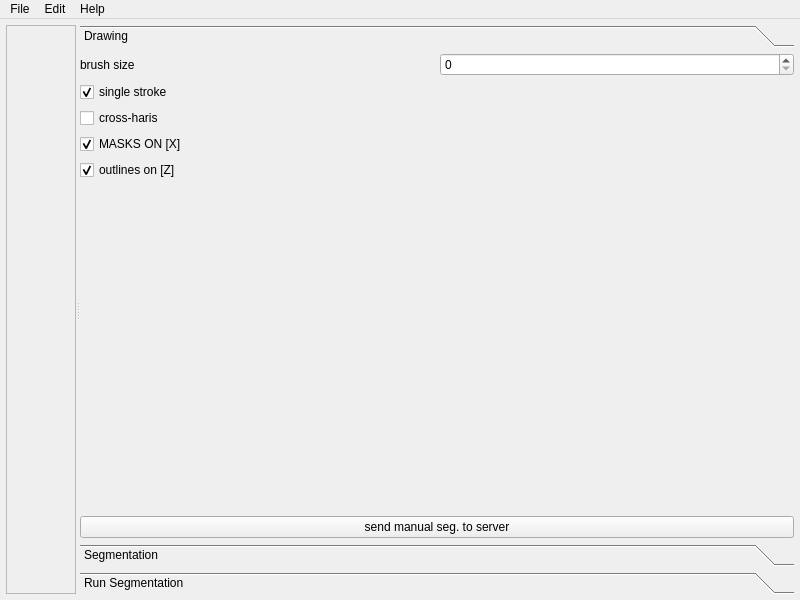
<?xml version="1.0" encoding="UTF-8"?>
<ui version="4.0">
    <class>MainWindow</class>
    <widget class="QMainWindow" name="MainWindow">
        <property name="geometry">
            <rect>
                <x>0</x>
                <y>0</y>
                <width>800</width>
                <height>600</height>
            </rect>
        </property>
        <property name="windowTitle">
            <string>Cell Pose</string>
        </property>
        <property name="windowIcon">
            <iconset resource="png.qrc">
                <normaloff>:/icon/Resource/back.svg</normaloff>:/icon/Resource/back.svg
            </iconset>
        </property>
        <widget class="QWidget" name="centralwidget">
            <layout class="QVBoxLayout" name="verticalLayout_2">
                <property name="spacing">
                    <number>6</number>
                </property>
                <property name="leftMargin">
                    <number>6</number>
                </property>
                <property name="topMargin">
                    <number>6</number>
                </property>
                <property name="rightMargin">
                    <number>6</number>
                </property>
                <property name="bottomMargin">
                    <number>6</number>
                </property>
                <item>
                    <widget class="QSplitter" name="splitter">
                        <property name="orientation">
                            <enum>Qt::Horizontal</enum>
                        </property>
                        <widget class="QScrollArea" name="scrollArea">
                            <property name="widgetResizable">
                                <bool>true</bool>
                            </property>
                            <widget class="QWidget" name="scrollAreaWidgetContents">
                                <property name="geometry">
                                    <rect>
                                        <x>0</x>
                                        <y>0</y>
                                        <width>1200</width>
                                        <height>848</height>
                                    </rect>
                                </property>
                                <layout class="QVBoxLayout" name="verticalLayout">
                                    <property name="spacing">
                                        <number>0</number>
                                    </property>
                                    <property name="leftMargin">
                                        <number>0</number>
                                    </property>
                                    <property name="topMargin">
                                        <number>0</number>
                                    </property>
                                    <property name="rightMargin">
                                        <number>0</number>
                                    </property>
                                    <property name="bottomMargin">
                                        <number>0</number>
                                    </property>
                                    <item>
                                        <widget class="QLabel" name="jLabelPicture">
                                            <property name="text">
                                                <string/>
                                            </property>
                                            <property name="pixmap">
                                                <pixmap resource="png.qrc">:/icon/Resource/DefaultCell.jpg</pixmap>
                                            </property>
                                            <property name="scaledContents">
                                                <bool>false</bool>
                                            </property>
                                            <property name="alignment">
                                                <set>Qt::AlignCenter</set>
                                            </property>
                                        </widget>
                                    </item>
                                </layout>
                            </widget>
                        </widget>
                        <widget class="QToolBox" name="toolBox">
                            <property name="currentIndex">
                                <number>0</number>
                            </property>
                            <widget class="QWidget" name="page">
                                <property name="geometry">
                                    <rect>
                                        <x>0</x>
                                        <y>0</y>
                                        <width>712</width>
                                        <height>487</height>
                                    </rect>
                                </property>
                                <attribute name="label">
                                    <string>Drawing</string>
                                </attribute>
                                <layout class="QGridLayout" name="gridLayout">
                                    <property name="leftMargin">
                                        <number>0</number>
                                    </property>
                                    <property name="topMargin">
                                        <number>0</number>
                                    </property>
                                    <property name="rightMargin">
                                        <number>0</number>
                                    </property>
                                    <property name="bottomMargin">
                                        <number>0</number>
                                    </property>
                                    <property name="spacing">
                                        <number>6</number>
                                    </property>
                                    <item row="1" column="0" colspan="2">
                                        <widget class="QCheckBox" name="jCBSingleStroke">
                                            <property name="text">
                                                <string>single stroke</string>
                                            </property>
                                            <property name="checked">
                                                <bool>true</bool>
                                            </property>
                                        </widget>
                                    </item>
                                    <item row="2" column="0" colspan="2">
                                        <widget class="QCheckBox" name="jCBCrosshairs">
                                            <property name="text">
                                                <string>cross-haris</string>
                                            </property>
                                        </widget>
                                    </item>
                                    <item row="3" column="0" colspan="2">
                                        <widget class="QCheckBox" name="jCBMasksOn">
                                            <property name="text">
                                                <string>MASKS ON [X]</string>
                                            </property>
                                            <property name="checked">
                                                <bool>true</bool>
                                            </property>
                                        </widget>
                                    </item>
                                    <item row="0" column="0">
                                        <widget class="QLabel" name="label_2">
                                            <property name="text">
                                                <string>brush size</string>
                                            </property>
                                        </widget>
                                    </item>
                                    <item row="0" column="1">
                                        <widget class="QSpinBox" name="jSBBrushSize"/>
                                    </item>
                                    <item row="5" column="0" colspan="2">
                                        <widget class="QCheckBox" name="jCBOutlinesOn">
                                            <property name="text">
                                                <string>outlines on [Z]</string>
                                            </property>
                                            <property name="checked">
                                                <bool>true</bool>
                                            </property>
                                        </widget>
                                    </item>
                                    <item row="7" column="0" colspan="2">
                                        <widget class="QPushButton" name="jPtnSendManualSegToServer">
                                            <property name="text">
                                                <string>send manual seg. to server</string>
                                            </property>
                                        </widget>
                                    </item>
                                    <item row="6" column="0" colspan="2">
                                        <spacer name="verticalSpacer">
                                            <property name="orientation">
                                                <enum>Qt::Vertical</enum>
                                            </property>
                                            <property name="sizeHint" stdset="0">
                                                <size>
                                                    <width>20</width>
                                                    <height>40</height>
                                                </size>
                                            </property>
                                        </spacer>
                                    </item>
                                </layout>
                            </widget>
                            <widget class="QWidget" name="page_2">
                                <property name="geometry">
                                    <rect>
                                        <x>0</x>
                                        <y>0</y>
                                        <width>712</width>
                                        <height>487</height>
                                    </rect>
                                </property>
                                <attribute name="label">
                                    <string>Segmentation</string>
                                </attribute>
                                <layout class="QGridLayout" name="gridLayout_2">
                                    <property name="leftMargin">
                                        <number>0</number>
                                    </property>
                                    <property name="topMargin">
                                        <number>0</number>
                                    </property>
                                    <property name="rightMargin">
                                        <number>0</number>
                                    </property>
                                    <property name="bottomMargin">
                                        <number>0</number>
                                    </property>
                                    <item row="1" column="1">
                                        <widget class="QPushButton" name="jPtnCalibrate">
                                            <property name="text">
                                                <string>calibrate</string>
                                            </property>
                                        </widget>
                                    </item>
                                    <item row="0" column="0" colspan="2">
                                        <widget class="QLabel" name="label_3">
                                            <property name="text">
                                                <string>cell diameter (pixels) (click ENTER)</string>
                                            </property>
                                        </widget>
                                    </item>
                                    <item row="1" column="0">
                                        <widget class="QSpinBox" name="jSBCellDiameter"/>
                                    </item>
                                    <item row="3" column="1">
                                        <widget class="QComboBox" name="jCBGPUMode">
                                            <item>
                                                <property name="text">
                                                    <string>average 4 nets</string>
                                                </property>
                                            </item>
                                            <item>
                                                <property name="text">
                                                    <string>+ resample (slow)</string>
                                                </property>
                                            </item>
                                            <item>
                                                <property name="text">
                                                    <string>run 1 net (fast)</string>
                                                </property>
                                            </item>
                                        </widget>
                                    </item>
                                    <item row="5" column="1">
                                        <widget class="QComboBox" name="jCBChanToSegment">
                                            <item>
                                                <property name="text">
                                                    <string>gray</string>
                                                </property>
                                            </item>
                                            <item>
                                                <property name="text">
                                                    <string>red</string>
                                                </property>
                                            </item>
                                            <item>
                                                <property name="text">
                                                    <string>green</string>
                                                </property>
                                            </item>
                                            <item>
                                                <property name="text">
                                                    <string>blue</string>
                                                </property>
                                            </item>
                                        </widget>
                                    </item>
                                    <item row="3" column="0">
                                        <widget class="QCheckBox" name="jCBGPU">
                                            <property name="text">
                                                <string>use GPU</string>
                                            </property>
                                        </widget>
                                    </item>
                                    <item row="2" column="0">
                                        <widget class="QCheckBox" name="checkBox">
                                            <property name="text">
                                                <string>scale disk on</string>
                                            </property>
                                        </widget>
                                    </item>
                                    <item row="4" column="1">
                                        <widget class="QComboBox" name="jCBModel">
                                            <item>
                                                <property name="text">
                                                    <string>cyto</string>
                                                </property>
                                            </item>
                                            <item>
                                                <property name="text">
                                                    <string>nuclei</string>
                                                </property>
                                            </item>
                                            <item>
                                                <property name="text">
                                                    <string>cyto2</string>
                                                </property>
                                            </item>
                                        </widget>
                                    </item>
                                    <item row="6" column="1">
                                        <widget class="QComboBox" name="jCBChan2">
                                            <item>
                                                <property name="text">
                                                    <string>none</string>
                                                </property>
                                            </item>
                                            <item>
                                                <property name="text">
                                                    <string>red</string>
                                                </property>
                                            </item>
                                            <item>
                                                <property name="text">
                                                    <string>green</string>
                                                </property>
                                            </item>
                                            <item>
                                                <property name="text">
                                                    <string>blue</string>
                                                </property>
                                            </item>
                                        </widget>
                                    </item>
                                    <item row="7" column="0" colspan="2">
                                        <widget class="QCheckBox" name="jCBInvertGrayscale">
                                            <property name="text">
                                                <string>invert grayscale</string>
                                            </property>
                                        </widget>
                                    </item>
                                    <item row="4" column="0">
                                        <widget class="QLabel" name="label_4">
                                            <property name="text">
                                                <string>model</string>
                                            </property>
                                        </widget>
                                    </item>
                                    <item row="5" column="0">
                                        <widget class="QLabel" name="label_5">
                                            <property name="text">
                                                <string>chan to segment</string>
                                            </property>
                                        </widget>
                                    </item>
                                    <item row="6" column="0">
                                        <widget class="QLabel" name="label_6">
                                            <property name="text">
                                                <string>chan2 (optional)</string>
                                            </property>
                                        </widget>
                                    </item>
                                    <item row="8" column="0" colspan="2">
                                        <spacer name="verticalSpacer_2">
                                            <property name="orientation">
                                                <enum>Qt::Vertical</enum>
                                            </property>
                                            <property name="sizeHint" stdset="0">
                                                <size>
                                                    <width>20</width>
                                                    <height>40</height>
                                                </size>
                                            </property>
                                        </spacer>
                                    </item>
                                </layout>
                            </widget>
                            <widget class="QWidget" name="page_3">
                                <property name="geometry">
                                    <rect>
                                        <x>0</x>
                                        <y>0</y>
                                        <width>712</width>
                                        <height>487</height>
                                    </rect>
                                </property>
                                <attribute name="label">
                                    <string>Run Segmentation</string>
                                </attribute>
                                <layout class="QVBoxLayout" name="verticalLayout_3">
                                    <property name="leftMargin">
                                        <number>0</number>
                                    </property>
                                    <property name="topMargin">
                                        <number>0</number>
                                    </property>
                                    <property name="rightMargin">
                                        <number>0</number>
                                    </property>
                                    <property name="bottomMargin">
                                        <number>0</number>
                                    </property>
                                    <item>
                                        <widget class="QProgressBar" name="jPB">
                                            <property name="value">
                                                <number>24</number>
                                            </property>
                                            <property name="alignment">
                                                <set>Qt::AlignCenter</set>
                                            </property>
                                        </widget>
                                    </item>
                                    <item>
                                        <widget class="QLabel" name="label_7">
                                            <property name="text">
                                                <string>model match threshold</string>
                                            </property>
                                        </widget>
                                    </item>
                                    <item>
                                        <widget class="QSlider" name="jHSModelMatchThreshold">
                                            <property name="orientation">
                                                <enum>Qt::Horizontal</enum>
                                            </property>
                                        </widget>
                                    </item>
                                    <item>
                                        <widget class="QLabel" name="label_8">
                                            <property name="text">
                                                <string>cell prob threshold</string>
                                            </property>
                                        </widget>
                                    </item>
                                    <item>
                                        <widget class="QSlider" name="jHSCellProbThreshold">
                                            <property name="orientation">
                                                <enum>Qt::Horizontal</enum>
                                            </property>
                                        </widget>
                                    </item>
                                    <item>
                                        <spacer name="verticalSpacer_3">
                                            <property name="orientation">
                                                <enum>Qt::Vertical</enum>
                                            </property>
                                            <property name="sizeHint" stdset="0">
                                                <size>
                                                    <width>20</width>
                                                    <height>320</height>
                                                </size>
                                            </property>
                                        </spacer>
                                    </item>
                                </layout>
                            </widget>
                        </widget>
                    </widget>
                </item>
            </layout>
        </widget>
        <widget class="QMenuBar" name="menubar">
            <property name="geometry">
                <rect>
                    <x>0</x>
                    <y>0</y>
                    <width>800</width>
                    <height>23</height>
                </rect>
            </property>
            <widget class="QMenu" name="menuFile">
                <property name="title">
                    <string>File</string>
                </property>
            </widget>
            <widget class="QMenu" name="menuEdit">
                <property name="title">
                    <string>Edit</string>
                </property>
            </widget>
            <widget class="QMenu" name="menuHelp">
                <property name="title">
                    <string>Help</string>
                </property>
            </widget>
            <addaction name="menuFile"/>
            <addaction name="menuEdit"/>
            <addaction name="menuHelp"/>
        </widget>
    </widget>
    <resources>
        <include location="png.qrc"/>
    </resources>
    <connections/>
</ui>
